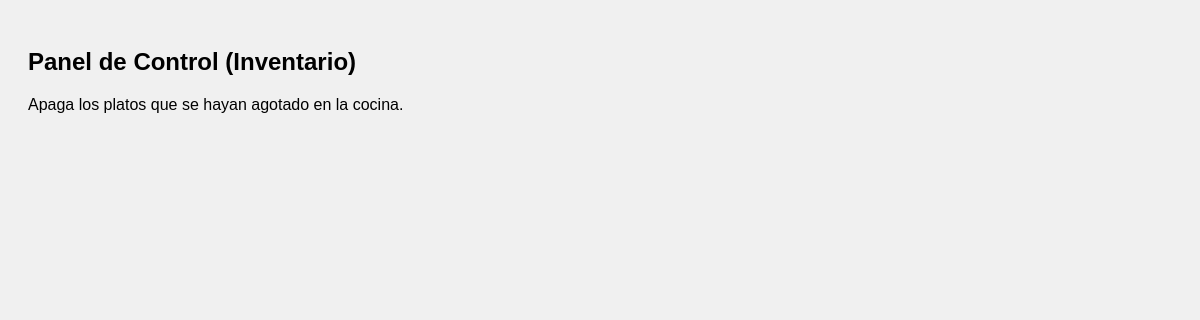
/admin, run on an earlier commit of the app's database.
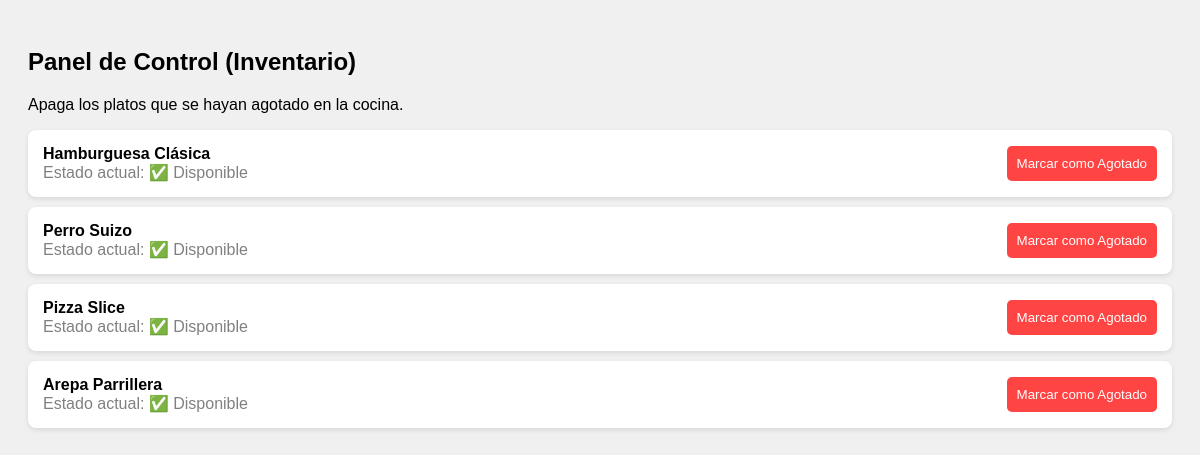
And on a later commit of the database.
### tables this page shows
CREATE TABLE platos (
            id INTEGER PRIMARY KEY AUTOINCREMENT,
            nombre TEXT NOT NULL,
            descripcion TEXT,
            precio INTEGER NOT NULL,
            imagen TEXT,
            disponible BOOLEAN NOT NULL CHECK (disponible IN (0, 1))
        );

### main.py (the view)
@app.get("/admin", response_class=HTMLResponse)
async def ver_admin(request: Request):
    conn = obtener_conexion()
    platos = conn.execute('SELECT * FROM platos').fetchall()
    conn.close()
    return templates.TemplateResponse("admin.html", {"request": request, "platos": platos})

### templates/admin.html (shortened to what this page needs)
<!DOCTYPE html>
<html lang="es">
<head>
</head>
<body>
    <h2>Panel de Control (Inventario)</h2>
    <p>Apaga los platos que se hayan agotado en la cocina.</p>
    {% for plato in platos %}
    <div class="card">
        <div>
            <strong>{{ plato.nombre }}</strong> <br>
            <span style="color: gray;">Estado actual: {% if plato.disponible %} ✅ Disponible {% else %} ❌ Agotado {% endif %}</span>
        </div>
        <form action="/admin/toggle/{{ plato.id }}" method="post">
            {% if plato.disponible %}
                <button type="submit" class="btn-rojo">Marcar como Agotado</button>
            {% else %}
                <button type="submit" class="btn-verde">Volver a Activar</button>
            {% endif %}
        </form>
    </div>
    {% endfor %}
</body>
</html>

### templates/admin.html (style rules this page uses)
body { font-family: sans-serif; background: #f0f0f0; padding: 20px; }
.card { background: white; padding: 15px; margin-bottom: 10px; border-radius: 8px; display: flex; justify-content: space-between; align-items: center; box-shadow: 0 2px 5px rgba(0,0,0,0.1); }
.btn-rojo { background: #ff4444; color: white; border: none; padding: 10px; border-radius: 5px; cursor: pointer; }

What changed in the data, as far as the page shows it:
added platos: nombre "Hamburguesa Clásica", disponible "✅ Disponible"
added platos: nombre "Perro Suizo", disponible "✅ Disponible"
added platos: nombre "Pizza Slice", disponible "✅ Disponible"
added platos: nombre "Arepa Parrillera", disponible "✅ Disponible"
